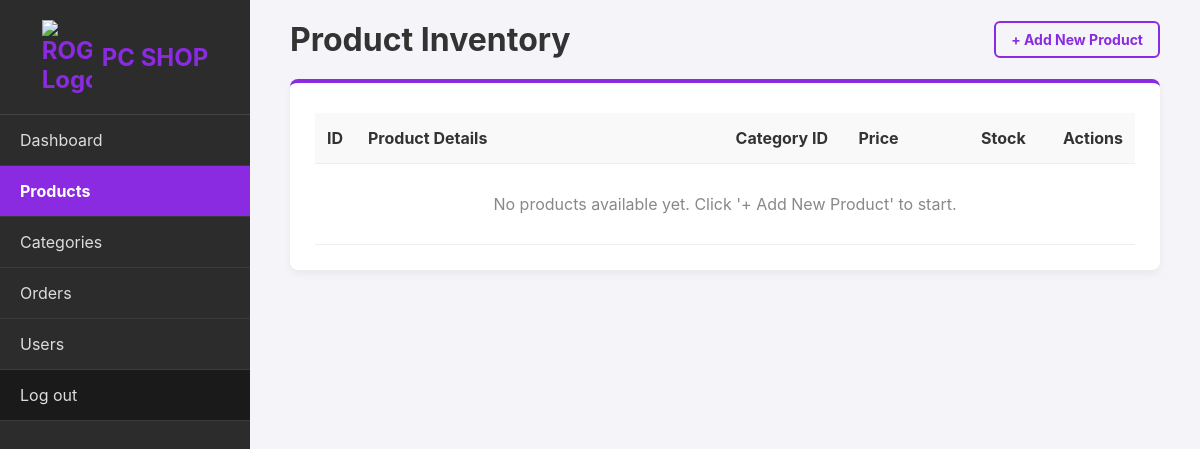
The app's page /manage_products.php (signed in), older data.
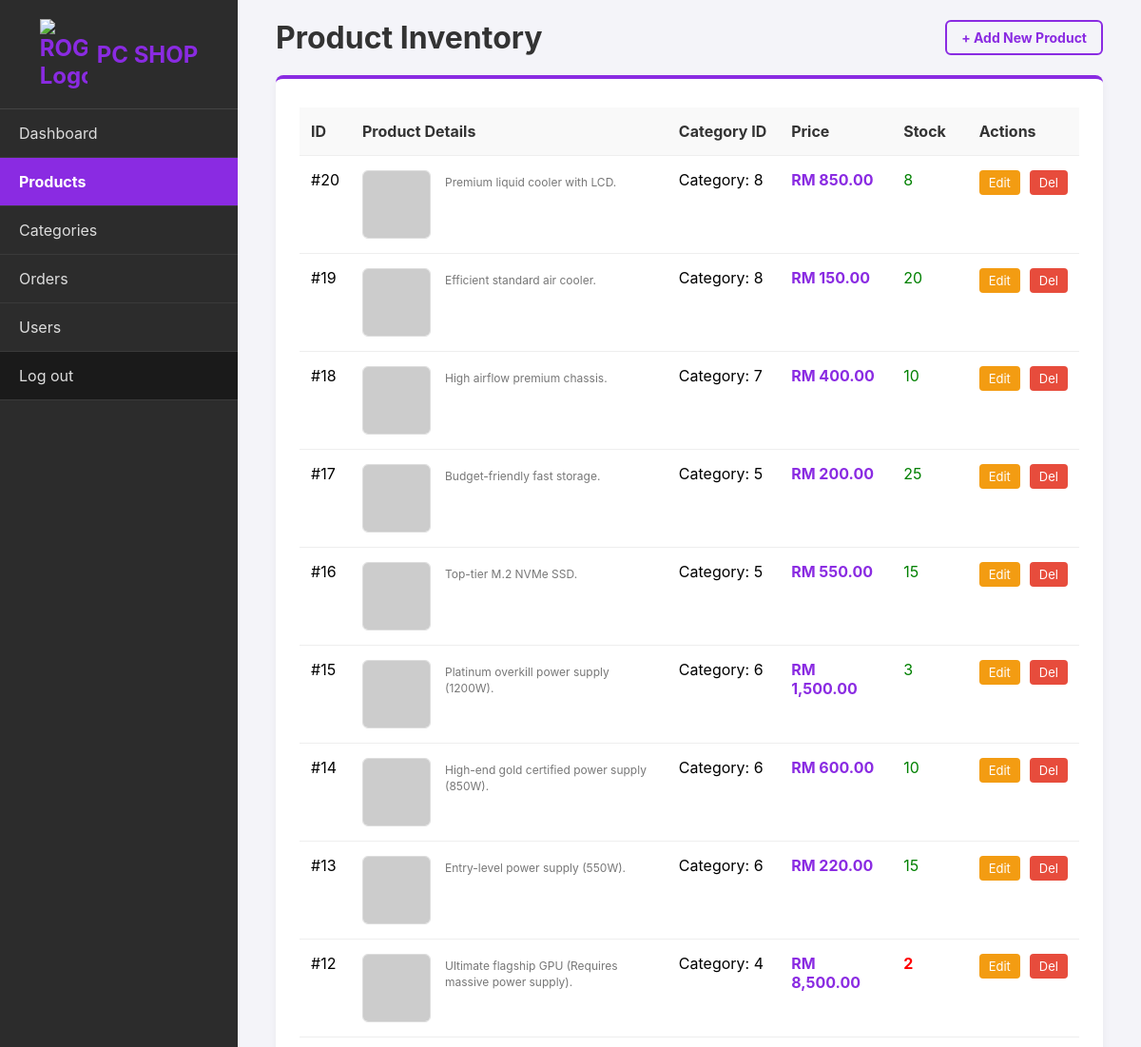
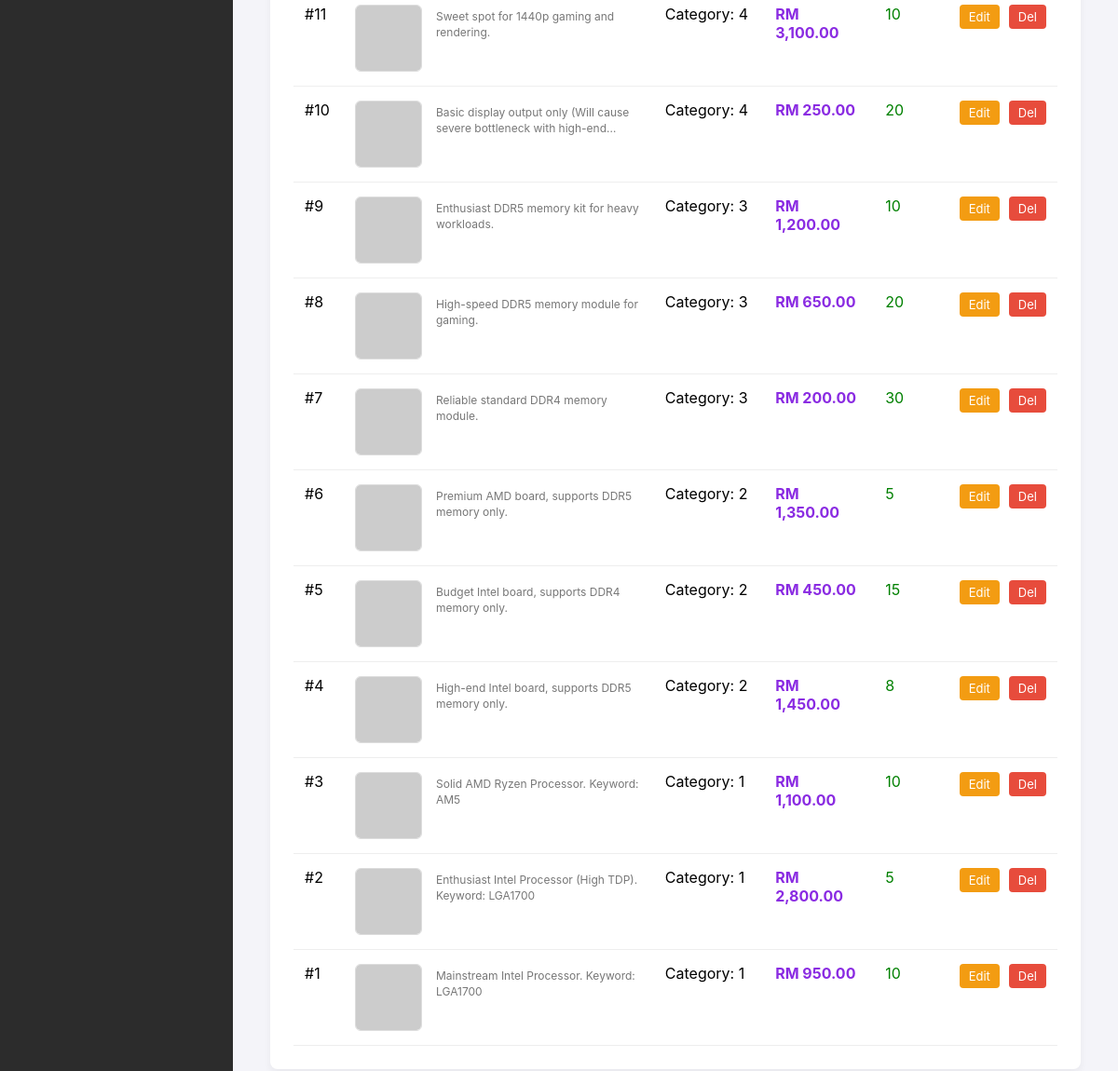
The same page, newer data (2 pictures, top to bottom).
### tables this page shows
CREATE TABLE `products` (
  `product_id` int(11) NOT NULL AUTO_INCREMENT,
  `category_id` int(11) NOT NULL, 
  `product_name` varchar(100) NOT NULL,
  `description` text DEFAULT NULL,
  `price` decimal(10,2) NOT NULL, 
  `stock_quantity` int(11) NOT NULL DEFAULT 0,
  `image_url` varchar(255) DEFAULT NULL,
  `status` varchar(20) DEFAULT 'Available',
  `tdp_wattage` int(11) DEFAULT 0, 
  `is_package` tinyint(1) DEFAULT 0, 
  PRIMARY KEY (`product_id`),
  FOREIGN KEY (`category_id`) REFERENCES `categories`(`category_id`) ON DELETE CASCADE
);

### manage_products.php (the view, shortened to what this page needs)
<?php
include 'db_connect.php';
?>
<!DOCTYPE html>
<html lang="en">
<head>
</head>
<body>
    <div class="sidebar">
        <h2>
            <img src="photo/Admin_dashboard_logo.jpg" alt="ROG Logo" class="sidebar-logo">
            <span>PC SHOP</span>
        </h2>
        <ul>
            <li><a href="admin_dashboard.php">Dashboard</a></li>
            <li><a href="manage_products.php" class="active">Products</a></li>
            <li><a href="manage_categories.php">Categories</a></li>
            <li><a href="manage_orders.php">Orders</a></li>
            <li><a href="manage_users.php">Users</a></li>
            <li><a href="admin_logout.php" class="logout-btn">Log out</a></li>
        </ul>
    </div>
    <div class="main-content">
        <div class="header-top">
            <h1>Product Inventory</h1>
            <a href="add_product.php" class="btn-add-new">+ Add New Product</a>
        </div>
        <div class="content-card">
            <table>
                <thead>
                    <tr>
                        <th width="5%">ID</th>
                        <th width="45%">Product Details</th>
                        <th width="15%">Category ID</th>
                        <th width="15%">Price</th>
                        <th width="10%">Stock</th>
                        <th width="10%">Actions</th>
                    </tr>
                </thead>
                <tbody>
                    <?php
                    try {
                        $sql_products = "SELECT * FROM products ORDER BY product_id DESC";
                        $res_products = mysqli_query($conn, $sql_products);
                        if ($res_products && mysqli_num_rows($res_products) > 0) {
                            while($row = mysqli_fetch_assoc($res_products)) {
                                echo "<tr>";
                                echo "<td>#" . $row['product_id'] . "</td>";
                                $img_src = !empty($row['image_url']) ? $row['image_url'] : 'https://via.placeholder.com/70x70?text=No+Image';
                                $desc_text = !empty($row['description']) ? $row['description'] : 'No description available.';
                                echo "<td>
                                        <div class='product-info-cell'>
                                            <img src='{$img_src}' class='product-thumb'>
                                            <div>
                                                <h4 class='product-title'>" . htmlspecialchars($row['name']) . "</h4>
                                                <p class='product-desc'>" . htmlspecialchars($desc_text) . "</p>
                                            </div>
                                        </div>
                                      </td>";
                                echo "<td>Category: " . $row['category_id'] . "</td>";
                                echo "<td><strong style='color:#8a2be2;'>RM " . number_format($row['price'], 2) . "</strong></td>";
                                $stock = $row['stock_quantity'];
                                $stock_color = ($stock <= 2) ? "color: red; font-weight: bold;" : "color: green;";
                                echo "<td style='{$stock_color}'>" . $stock . "</td>";
                                echo "<td>
                                        <div style='display:flex; gap:5px;'>
                                            <a href='edit_product.php?id=" . $row['product_id'] . "' class='btn-edit'>Edit</a>
                                            <a href='manage_products.php?delete_id=" . $row['product_id'] . "' class='btn-delete' onclick='return confirm(\"⚠️ Are you SURE you want to delete this product? This action cannot be undone!\");'>Del</a>
                                        </div>
                                      </td>";
                                echo "</tr>";
                            }
                        } else {
                            echo "<tr><td colspan='6' style='text-align:center; padding: 30px; color:#888;'>No products available yet. Click '+ Add New Product' to start.</td></tr>";
                        }
                    } catch (Exception $e) {
                        echo "<tr><td colspan='6' style='color:red;'>Database Error.</td></tr>";
                    }
                    ?>
                </tbody>
            </table>
        </div>
    </div>
</body>
</html>

### manage_products.php (style rules this page uses)
body { margin: 0; font-family: 'Inter', sans-serif; background-color: #f4f4f9; display: flex; height: 100vh; }
.sidebar { width: 250px; background-color: #2c2c2c; color: white; display: flex; flex-direction: column; }
.sidebar h2 { display: flex; align-items: center; justify-content: center; gap: 10px; font-family: 'Inter', serif; color: #8a2be2; padding: 20px 0; border-bottom: 1px solid #444; margin: 0; }
.sidebar-logo { width: 50px; height: auto; background-color: transparent; }
.sidebar ul { list-style: none; padding: 0; margin: 0; }
.sidebar ul li a { display: block; padding: 15px 20px; color: #ddd; text-decoration: none; border-bottom: 1px solid #3a3a3a; transition: 0.3s; }
.sidebar ul li a:hover, .sidebar ul li a.active { background-color: #8a2be2; color: white; font-weight: bold; }
.logout-btn { margin-top: auto; background-color: #1a1a1a !important; }
.main-content { flex: 1; padding: 20px 40px; overflow-y: auto; }
.header-top { display: flex; justify-content: space-between; align-items: center; margin-bottom: 20px; }
.header-top h1 { font-family: 'Inter', serif; color: #333; margin: 0; }
.btn-add-new { color: #8a2be2; text-decoration: none; font-weight: bold; font-size: 14px; border: 2px solid #8a2be2; padding: 8px 15px; border-radius: 6px; transition: 0.2s; }
.content-card { background: white; padding: 25px; border-radius: 8px; box-shadow: 0 4px 8px rgba(0,0,0,0.05); border-top: 4px solid #8a2be2; }
table { width: 100%; border-collapse: collapse; margin-top: 5px; }
table th, table td { padding: 15px 12px; text-align: left; border-bottom: 1px solid #eee; vertical-align: top; }
table th { background-color: #f9f9f9; color: #333; }
.product-info-cell { display: flex; gap: 15px; align-items: flex-start; }
.product-thumb { width: 70px; height: 70px; object-fit: cover; border-radius: 6px; border: 1px solid #ddd; background: #fff; }
.product-desc { margin: 0; font-size: 12px; color: #777; line-height: 1.4; display: -webkit-box; -webkit-line-clamp: 2; -webkit-box-orient: vertical; overflow: hidden; }
.btn-edit { background-color: #f39c12; color: white; padding: 5px 10px; text-decoration: none; border-radius: 4px; font-size: 13px; }
.btn-delete { background-color: #e74c3c; color: white; padding: 5px 10px; text-decoration: none; border-radius: 4px; font-size: 13px; margin-left: 5px; cursor: pointer; }

Row changes from the older to the newer data that the page shows:
added products: product_id "20", description "Premium liquid cooler with LCD.", category "8", price "850.00", stock_quantity "8"
added products: product_id "19", description "Efficient standard air cooler.", category "8", price "150.00", stock_quantity "20"
added products: product_id "18", description "High airflow premium chassis.", category "7", price "400.00", stock_quantity "10"
added products: product_id "17", description "Budget-friendly fast storage.", category "5", price "200.00", stock_quantity "25"
added products: product_id "16", description "Top-tier M.2 NVMe SSD.", category "5", price "550.00", stock_quantity "15"
added products: product_id "15", description "Platinum overkill power supply (1200W).", category "6", price "1,500.00", stock_quantity "3"
added products: product_id "14", description "High-end gold certified power supply (850W).", category "6", price "600.00", stock_quantity "10"
added products: product_id "13", description "Entry-level power supply (550W).", category "6", price "220.00", stock_quantity "15"
added products: product_id "12", description "Ultimate flagship GPU (Requires massive power supply).", category "4", price "8,500.00", stock_quantity "2"
added products: product_id "11", description "Sweet spot for 1440p gaming and rendering.", category "4", price "3,100.00", stock_quantity "10"
added products: product_id "10", description "Basic display output only (Will cause severe bottleneck with…", category "4", price "250.00", stock_quantity "20"
added products: product_id "9", description "Enthusiast DDR5 memory kit for heavy workloads.", category "3", price "1,200.00", stock_quantity "10"
added products: product_id "8", description "High-speed DDR5 memory module for gaming.", category "3", price "650.00", stock_quantity "20"
added products: product_id "7", description "Reliable standard DDR4 memory module.", category "3", price "200.00", stock_quantity "30"
added products: product_id "6", description "Premium AMD board, supports DDR5 memory only.", category "2", price "1,350.00", stock_quantity "5"
added products: product_id "5", description "Budget Intel board, supports DDR4 memory only.", category "2", price "450.00", stock_quantity "15"
added products: product_id "4", description "High-end Intel board, supports DDR5 memory only.", category "2", price "1,450.00", stock_quantity "8"
added products: product_id "3", description "Solid AMD Ryzen Processor. Keyword: AM5", category "1", price "1,100.00", stock_quantity "10"
added products: product_id "2", description "Enthusiast Intel Processor (High TDP). Keyword: LGA1700", category "1", price "2,800.00", stock_quantity "5"
added products: product_id "1", description "Mainstream Intel Processor. Keyword: LGA1700", category "1", price "950.00", stock_quantity "10"
Text that changed along with them:
text no longer shown: "No products available yet. Click '+ Add New Product' to start."
